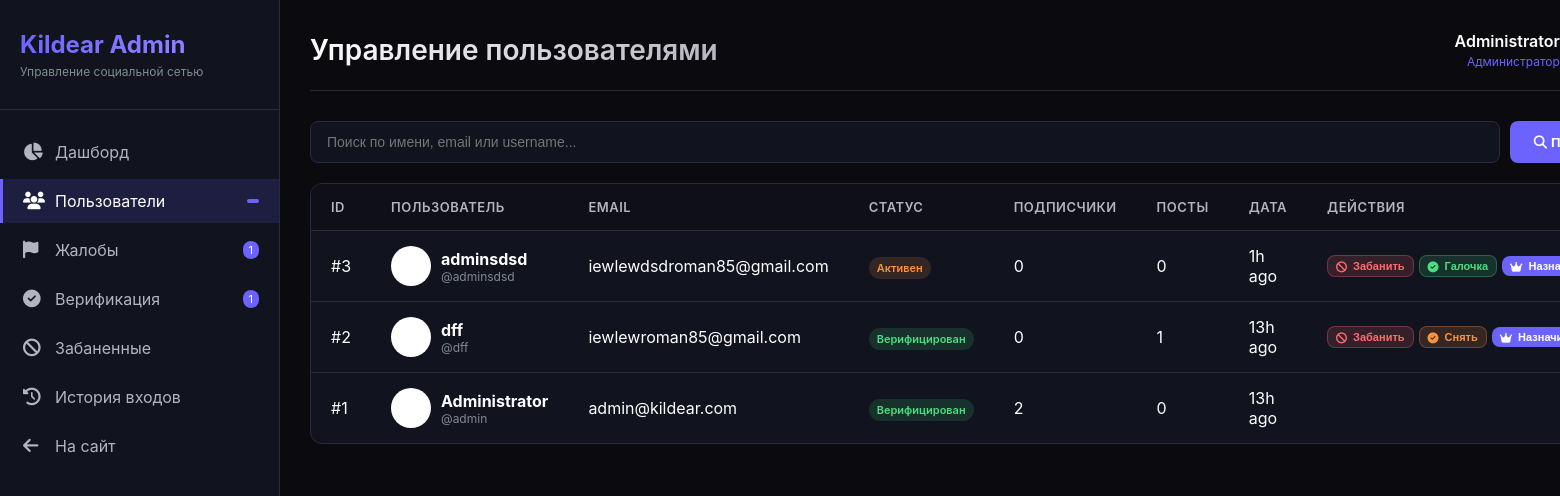
The app's page /admin/users (signed in) with its own data.
### app.py (models this page shows, shortened)
class User(UserMixin, db.Model):
    id = db.Column(db.Integer, primary_key=True)
    username = db.Column(db.String(40), unique=True, nullable=False)
    email = db.Column(db.String(120), unique=True, nullable=False)
    password_hash = db.Column(db.String(256), nullable=False)
    display_name = db.Column(db.String(60), default="")
    bio = db.Column(db.String(500), default="")
    preset_avatar = db.Column(db.Integer, default=1)
    preset_cover = db.Column(db.Integer, nullable=True)
    website = db.Column(db.String(200), default="")
    location = db.Column(db.String(100), default="")
    accent_color = db.Column(db.String(7), default="#6c63ff")
    is_private = db.Column(db.Boolean, default=False)
    is_verified = db.Column(db.Boolean, default=False)
    is_banned = db.Column(db.Boolean, default=False)
    is_admin = db.Column(db.Boolean, default=False)
    is_online = db.Column(db.Boolean, default=False)
    last_seen = db.Column(db.DateTime, default=datetime.utcnow)
    created_at = db.Column(db.DateTime, default=datetime.utcnow)
    two_factor_enabled = db.Column(db.Boolean, default=False)
    two_factor_secret = db.Column(db.String(32), nullable=True)
    following = db.relationship(
        "User", secondary=follows,
        primaryjoin=follows.c.follower_id == id,
        secondaryjoin=follows.c.followed_id == id,
        backref=db.backref("followers", lazy="dynamic"),
        lazy="dynamic"
    )
    blocked_users = db.relationship(
        "User", secondary=blocks,
        primaryjoin=blocks.c.blocker_id == id,
        secondaryjoin=blocks.c.blocked_id == id,
        backref=db.backref("blocked_by", lazy="dynamic"),
        lazy="dynamic"
    )
    posts = db.relationship("Post", backref="author", lazy="dynamic", foreign_keys="Post.user_id")
    sent_msgs = db.relationship("Message", backref="sender", lazy="dynamic", foreign_keys="Message.sender_id")
    recv_msgs = db.relationship("Message", backref="receiver", lazy="dynamic", foreign_keys="Message.receiver_id")
    notifications = db.relationship("Notification", backref="recipient", lazy="dynamic",
                                    foreign_keys="Notification.user_id")
    comments = db.relationship("Comment", backref="author", lazy="dynamic")
    owned_groups = db.relationship("Group", backref="owner", lazy="dynamic")
    owned_channels = db.relationship("Channel", backref="owner", lazy="dynamic")
    login_history = db.relationship("LoginHistory", backref="user", lazy="dynamic")
    @property
    def follower_count(self):
        return self.followers.count()
    @property
    def post_count(self):
        return self.posts.count()

### app.py (the view, shortened to what this page needs)
@app.route("/admin/users")
@login_required
@admin_required
def admin_users():
    page = request.args.get("page", 1, type=int)
    search = request.args.get("search", "")
    query = User.query
    users = query.order_by(User.created_at.desc()).paginate(
        page=page, per_page=20, error_out=False
    )
    return render_template("admin/users.html", users=users, search=search)

### templates/admin/users.html (shortened to what this page needs)
{% extends "admin/base_admin.html" %}
{% block header %}Управление пользователями{% endblock %}
{% block content %}
<div class="admin-search">
    <form method="GET" style="display: flex; gap: 10px; width: 100%;">
        <input type="text" name="search" placeholder="Поиск по имени, email или username..." value="{{ search }}">
        <button type="submit"><i class="fa-solid fa-search"></i> Поиск</button>
    </form>
</div>
<div class="admin-table-container">
    <table class="admin-table">
        <thead>
            <tr>
                <th>ID</th>
                <th>Пользователь</th>
                <th>Email</th>
                <th>Статус</th>
                <th>Подписчики</th>
                <th>Посты</th>
                <th>Дата</th>
                <th>Действия</th>
            </tr>
        </thead>
        <tbody>
            {% for user in users.items %}
            <tr>
                <td>#{{ user.id }}</td>
                <td>
                    <div style="display: flex; align-items: center; gap: 10px;">
                        <img src="{{ user.avatar or '/static/default_avatar.png' }}" style="width: 40px; height: 40px; border-radius: 50%; object-fit: cover;">
                        <div>
                            <strong>{{ user.display_name or user.username }}</strong>
                            <div style="font-size: 12px; color: #7f8c8d;">@{{ user.username }}</div>
                        </div>
                    </div>
                </td>
                <td>{{ user.email }}</td>
                <td>
                    {% if user.is_banned %}
                    <span class="badge badge-danger">Забанен</span>
                    {% elif user.is_verified %}
                    <span class="badge badge-success">Верифицирован</span>
                    {% elif user.is_admin %}
                    <span class="badge badge-info">Админ</span>
                    {% else %}
                    <span class="badge badge-warning">Активен</span>
                    {% endif %}
                </td>
                <td>{{ user.follower_count }}</td>
                <td>{{ user.post_count }}</td>
                <td>{{ user.created_at|timeago }}</td>
                <td>
                    <div style="display: flex; gap: 5px;">
                        {% if not user.is_admin or user.id != current_user.id %}
                            {% if user.is_banned %}
                            <form method="POST" action="{{ url_for('admin_toggle_ban', user_id=user.id) }}" style="display: inline;">
                                <input type="hidden" name="csrf_token" value="{{ csrf_token() }}">
                                <button type="submit" class="admin-btn admin-btn-success" style="padding: 4px 8px; font-size: 11px;" onclick="return confirm('Разбанить пользователя {{ user.username }}?')">
                                    <i class="fa-solid fa-check"></i> Разбанить
                                </button>
                            </form>
                            {% else %}
                            <form method="POST" action="{{ url_for('admin_toggle_ban', user_id=user.id) }}" style="display: inline;">
                                <button type="submit" class="admin-btn admin-btn-danger" style="padding: 4px 8px; font-size: 11px;" onclick="return confirm('Забанить пользователя {{ user.username }}?')">
                                    <i class="fa-solid fa-ban"></i> Забанить
                                </button>
                            </form>
                            {% endif %}
                            {% if user.is_verified %}
                            <form method="POST" action="{{ url_for('admin_toggle_verify', user_id=user.id) }}" style="display: inline;">
                                <button type="submit" class="admin-btn admin-btn-warning" style="padding: 4px 8px; font-size: 11px;" onclick="return confirm('Снять верификацию с {{ user.username }}?')">
                                    <i class="fa-solid fa-circle-check"></i> Снять
                                </button>
                            </form>
                            {% else %}
                            <form method="POST" action="{{ url_for('admin_toggle_verify', user_id=user.id) }}" style="display: inline;">
                                <button type="submit" class="admin-btn admin-btn-success" style="padding: 4px 8px; font-size: 11px;" onclick="return confirm('Верифицировать пользователя {{ user.username }}?')">
                                    <i class="fa-solid fa-check-circle"></i> Галочка
                                </button>
                            </form>
                            {% endif %}
                            {% if user.is_admin %}
                            <form method="POST" action="{{ url_for('admin_toggle_admin', user_id=user.id) }}" style="display: inline;">
                                <input type="hidden" name="csrf_token" value="{{ csrf_token() }}">
                                <button type="submit" class="admin-btn admin-btn-danger" style="padding: 4px 8px; font-size: 11px;" onclick="return confirm('Лишить прав администратора {{ user.username }}?')">
                                    <i class="fa-solid fa-crown"></i> Снять
                                </button>
                            </form>
                            {% else %}
                            <form method="POST" action="{{ url_for('admin_toggle_admin', user_id=user.id) }}" style="display: inline;">
                                <button type="submit" class="admin-btn admin-btn-primary" style="padding: 4px 8px; font-size: 11px;" onclick="return confirm('Назначить администратором {{ user.username }}?')">
                                    <i class="fa-solid fa-crown"></i> Назначить
                                </button>
                            </form>
                            {% endif %}
                        {% endif %}
                    </div>
                </td>
            </tr>
            {% endfor %}
        </tbody>
    </table>
</div>
{% endblock %}

### templates/admin/base_admin.html (shortened to what this page needs)
<!DOCTYPE html>
<html lang="ru">
<head>
    <link rel="stylesheet" href="https://cdnjs.cloudflare.com/ajax/libs/font-awesome/6.4.0/css/all.min.css">
</head>
<body>
    <div class="admin-layout">
        <div class="admin-sidebar">
            <div class="admin-logo">
                <h2>Kildear Admin</h2>
                <p>Управление социальной сетью</p>
            </div>
            <ul class="admin-nav">
                <li class="admin-nav-item">
                    <a href="{{ url_for('admin_dashboard') }}" class="admin-nav-link {% if request.endpoint == 'admin_dashboard' %}active{% endif %}">
                        <i class="fa-solid fa-chart-pie"></i>
                        <span>Дашборд</span>
                    </a>
                </li>
                <li class="admin-nav-item">
                    <a href="{{ url_for('admin_users') }}" class="admin-nav-link {% if request.endpoint == 'admin_users' %}active{% endif %}">
                        <i class="fa-solid fa-users"></i>
                        <span>Пользователи</span>
                        <span class="admin-badge">{{ stats.total_users if stats else 0 }}</span>
                    </a>
                </li>
                <li class="admin-nav-item">
                    <a href="{{ url_for('admin_reports') }}" class="admin-nav-link {% if request.endpoint == 'admin_reports' %}active{% endif %}">
                        <i class="fa-solid fa-flag"></i>
                        <span>Жалобы</span>
                        {% if stats and stats.total_reports %}
                        <span class="admin-badge">{{ stats.total_reports }}</span>
                        {% endif %}
                    </a>
                </li>
                <li class="admin-nav-item">
                    <a href="{{ url_for('admin_verification') }}" class="admin-nav-link {% if request.endpoint == 'admin_verification' %}active{% endif %}">
                        <i class="fa-solid fa-check-circle"></i>
                        <span>Верификация</span>
                        {% if stats and stats.pending_verification %}
                        <span class="admin-badge">{{ stats.pending_verification }}</span>
                        {% endif %}
                    </a>
                </li>
                <li class="admin-nav-item">
                    <a href="{{ url_for('admin_banned') }}" class="admin-nav-link {% if request.endpoint == 'admin_banned' %}active{% endif %}">
                        <i class="fa-solid fa-ban"></i>
                        <span>Забаненные</span>
                    </a>
                </li>
                <li class="admin-nav-item">
                    <a href="{{ url_for('admin_logs') }}" class="admin-nav-link {% if request.endpoint == 'admin_logs' %}active{% endif %}">
                        <i class="fa-solid fa-history"></i>
                        <span>История входов</span>
                    </a>
                </li>
                <li class="admin-nav-item">
                    <a href="{{ url_for('index') }}" class="admin-nav-link">
                        <i class="fa-solid fa-arrow-left"></i>
                        <span>На сайт</span>
                    </a>
                </li>
            </ul>
        </div>
        <div class="admin-main">
            <div class="admin-header">
                <h1>{% block header %}Панель управления{% endblock %}</h1>
                <div class="admin-user">
                    <div class="admin-user-info">
                        <div class="admin-user-name">{{ current_user.display_name or current_user.username }}</div>
                        <div class="admin-user-role">Администратор</div>
                    </div>
                </div>
            </div>
            {% block content %}{% endblock %}
        </div>
    </div>
</body>
</html>

### records on screen
User: display_name "Administrator", id "1", username "admin", email "admin@kildear.com", is_banned "Верифицирован", follower_count "2", post_count "0", created_at "13h ago"
User: id "3", display_name "adminsdsd", username "adminsdsd", email "iewlewdsdroman85@gmail.com", is_banned "Активен", follower_count "0", post_count "0", created_at "1h ago"
User: id "2", display_name "dff", username "dff", email "iewlewroman85@gmail.com", is_banned "Верифицирован", follower_count "0", post_count "1", created_at "13h ago"

### other values on screen
{{ stats.total_reports }} "1"
{{ stats.pending_verification }} "1"
